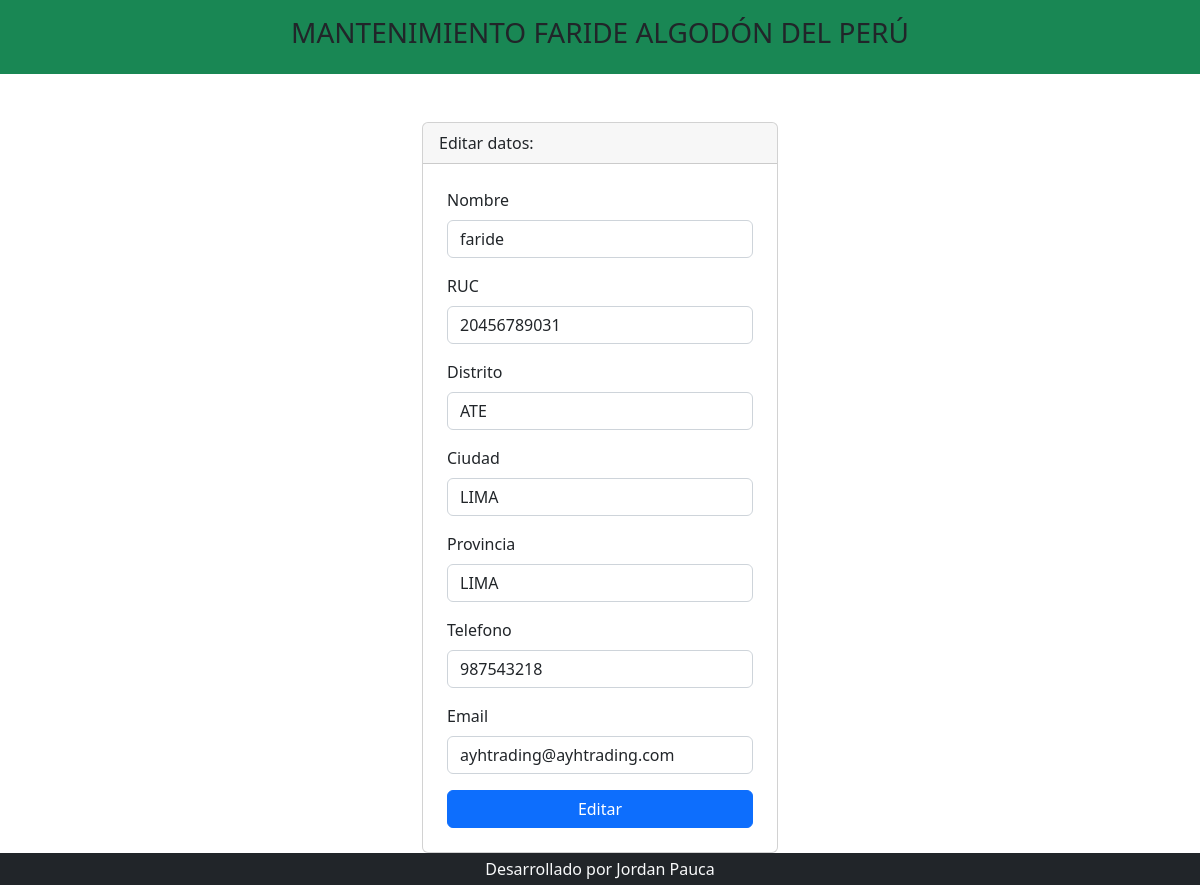
Page /editar_proveedor.php?codigo=1 on the committed database.
### tables this page shows
CREATE TABLE `proveedor` (
  `id_proveedor` int(11) NOT NULL,
  `desc_proveedor` varchar(60) NOT NULL,
  `ruc` varchar(20) NOT NULL,
  `distrito` varchar(50) NOT NULL,
  `ciudad` varchar(50) NOT NULL,
  `provincia` varchar(50) NOT NULL,
  `telefono` varchar(15) NOT NULL,
  `email` varchar(50) NOT NULL
);

### editar_proveedor.php (the view, shortened to what this page needs)
<?php include 'template/header.php' ?>
<?php
include_once 'model/conexion.php';
$codigo = $_GET['codigo'];
$sentencia= $bd->prepare("select * from proveedor where id_proveedor=?;");
$sentencia->execute([$codigo]);
$proveedor = $sentencia->fetch(PDO::FETCH_OBJ);
?>
<div class="container mt-5">
    <div class="row justify-content-center">
        <div class="col-md-4">
        <div class="card">
                <div class="card-header">
                    Editar datos:
                </div>
                <form class="p-4" method="POST" action="editarProceso_proveedor.php">
                    <div class="mb-3">
                        <label class="form-label">Nombre</label>
                        <input type="text" class="form-control" name="txtNombres" required
                        value="<?php echo $proveedor->desc_proveedor; ?>">
                    </div>
                    <div class="mb-3">
                        <label class="form-label">RUC</label>
                        <input type="number" class="form-control" name="txtRuc" required
                        value="<?php echo $proveedor->ruc; ?>">
                    </div>
                    <div class="mb-3">
                        <label class="form-label">Distrito</label>
                        <input type="text" class="form-control" name="txtDistrito" required
                        value="<?php echo $proveedor->distrito; ?>">
                    </div>
                    <div class="mb-3">
                        <label class="form-label">Ciudad</label>
                        <input type="text" class="form-control" name="txtCiudad" required
                        value="<?php echo $proveedor->ciudad; ?>">
                    </div>
                    <div class="mb-3">
                        <label class="form-label">Provincia</label>
                        <input type="text" class="form-control" name="txtProvincia" required
                        value="<?php echo $proveedor->provincia; ?>">
                    </div>
                    <div class="mb-3">
                        <label class="form-label">Telefono</label>
                        <input type="number" class="form-control" name="txtTelefono" required
                        value="<?php echo $proveedor->telefono; ?>">
                    </div>
                    <div class="mb-3">
                        <label class="form-label">Email</label>
                        <input type="email" class="form-control" name="txtEmail" required
                        value="<?php echo $proveedor->email; ?>">
                    </div>
                    <div class="d-grid">
                        <input type="submit" class="btn btn-primary" value="Editar" required>
                    </div>
                </form>
            </div>
        </div>
    </div>
</div>
<?php include 'template/footer.php' ?>

### rows in the picture
proveedor: txtNombres "faride", txtRuc "20456789031", txtDistrito "ATE", txtCiudad "LIMA", txtProvincia "LIMA", txtTelefono "987543218", txtEmail "ayhtrading@ayhtrading.com"
